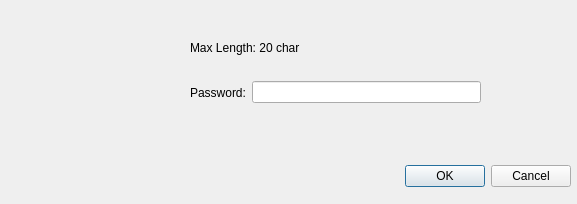
<?xml version="1.0" encoding="UTF-8"?>
<ui version="4.0">
 <class>Dialog</class>
 <widget class="QDialog" name="Dialog">
  <property name="geometry">
   <rect>
    <x>0</x>
    <y>0</y>
    <width>577</width>
    <height>204</height>
   </rect>
  </property>
  <property name="maximumSize">
   <size>
    <width>577</width>
    <height>204</height>
   </size>
  </property>
  <property name="windowTitle">
   <string>Admin Access</string>
  </property>
  <widget class="QDialogButtonBox" name="buttonBox">
   <property name="geometry">
    <rect>
     <x>0</x>
     <y>160</y>
     <width>571</width>
     <height>32</height>
    </rect>
   </property>
   <property name="orientation">
    <enum>Qt::Horizontal</enum>
   </property>
   <property name="standardButtons">
    <set>QDialogButtonBox::Cancel|QDialogButtonBox::Ok</set>
   </property>
  </widget>
  <widget class="QLabel" name="label">
   <property name="geometry">
    <rect>
     <x>40</x>
     <y>30</y>
     <width>101</width>
     <height>101</height>
    </rect>
   </property>
   <property name="styleSheet">
    <string notr="true">border-image: url(:/img/NM_State_University_logo.png);</string>
   </property>
   <property name="text">
    <string/>
   </property>
  </widget>
  <widget class="QWidget" name="layoutWidget">
   <property name="geometry">
    <rect>
     <x>190</x>
     <y>80</y>
     <width>291</width>
     <height>25</height>
    </rect>
   </property>
   <layout class="QHBoxLayout" name="horizontalLayout">
    <item>
     <widget class="QLabel" name="label_2">
      <property name="text">
       <string>Password:</string>
      </property>
     </widget>
    </item>
    <item>
     <widget class="QLineEdit" name="lineEdit">
      <property name="inputMethodHints">
       <set>Qt::ImhHiddenText|Qt::ImhNoAutoUppercase|Qt::ImhNoPredictiveText|Qt::ImhSensitiveData</set>
      </property>
      <property name="maxLength">
       <number>20</number>
      </property>
      <property name="echoMode">
       <enum>QLineEdit::Password</enum>
      </property>
     </widget>
    </item>
   </layout>
  </widget>
  <widget class="QLabel" name="label_3">
   <property name="geometry">
    <rect>
     <x>190</x>
     <y>40</y>
     <width>121</width>
     <height>16</height>
    </rect>
   </property>
   <property name="text">
    <string>Max Length: 20 char</string>
   </property>
  </widget>
 </widget>
 <resources>
  <include location="resources_rc.qrc"/>
 </resources>
 <connections>
  <connection>
   <sender>buttonBox</sender>
   <signal>accepted()</signal>
   <receiver>Dialog</receiver>
   <slot>accept()</slot>
   <hints>
    <hint type="sourcelabel">
     <x>248</x>
     <y>254</y>
    </hint>
    <hint type="destinationlabel">
     <x>157</x>
     <y>274</y>
    </hint>
   </hints>
  </connection>
  <connection>
   <sender>buttonBox</sender>
   <signal>rejected()</signal>
   <receiver>Dialog</receiver>
   <slot>reject()</slot>
   <hints>
    <hint type="sourcelabel">
     <x>316</x>
     <y>260</y>
    </hint>
    <hint type="destinationlabel">
     <x>286</x>
     <y>274</y>
    </hint>
   </hints>
  </connection>
 </connections>
</ui>
